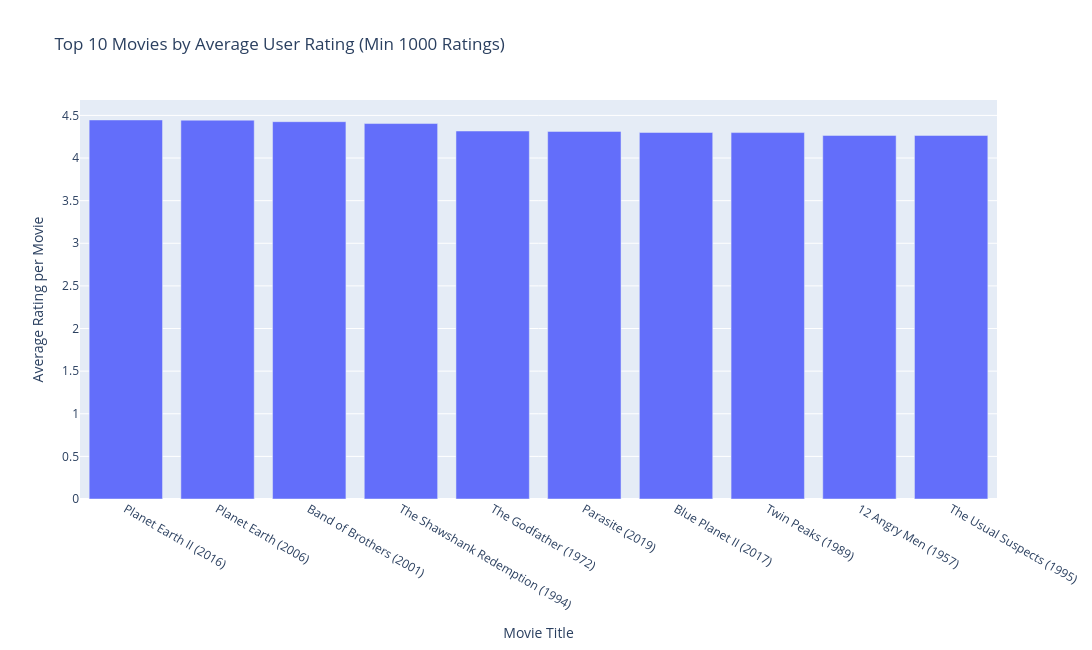

Notebook code for this chart:
### Code cell
px.bar(top_movies_avg, x='title', y='avg_rating_movie', title='Top 10 Movies by Average User Rating (Min 1000 Ratings)', labels={'title': 'Movie Title', 'avg_rating_movie': 'Average Rating per Movie'}, height=650, width=1500)

### Figure 1 — Plotly figure (JSON) as saved in the notebook; plotly's stock layout.template omitted (floating-point values rounded to 4 significant figures)
{"data": [{"hovertemplate": "Movie Title=%{x}<br>Average Rating per Movie=%{y}<extra></extra>", "legendgroup": "", "marker": {"color": "#636efa", "pattern": {"shape": ""}}, "name": "", "orientation": "v", "showlegend": false, "textposition": "auto", "type": "bar", "x": ["Planet Earth II (2016)", "Planet Earth (2006)", "Band of Brothers (2001)", "The Shawshank Redemption (1994)", "The Godfather (1972)", "Parasite (2019)", "Blue Planet II (2017)", "Twin Peaks (1989)", "12 Angry Men (1957)", "The Usual Suspects (1995)"], "xaxis": "x", "y": [4.447, 4.444, 4.427, 4.405, 4.317, 4.312, 4.3, 4.299, 4.265, 4.265], "yaxis": "y"}], "layout": {"barmode": "relative", "height": 650, "legend": {"tracegroupgap": 0}, "title": {"text": "Top 10 Movies by Average User Rating (Min 1000 Ratings)"}, "width": 1500, "xaxis": {"anchor": "y", "domain": [0, 1], "title": {"text": "Movie Title"}}, "yaxis": {"anchor": "x", "domain": [0, 1], "title": {"text": "Average Rating per Movie"}}}}
